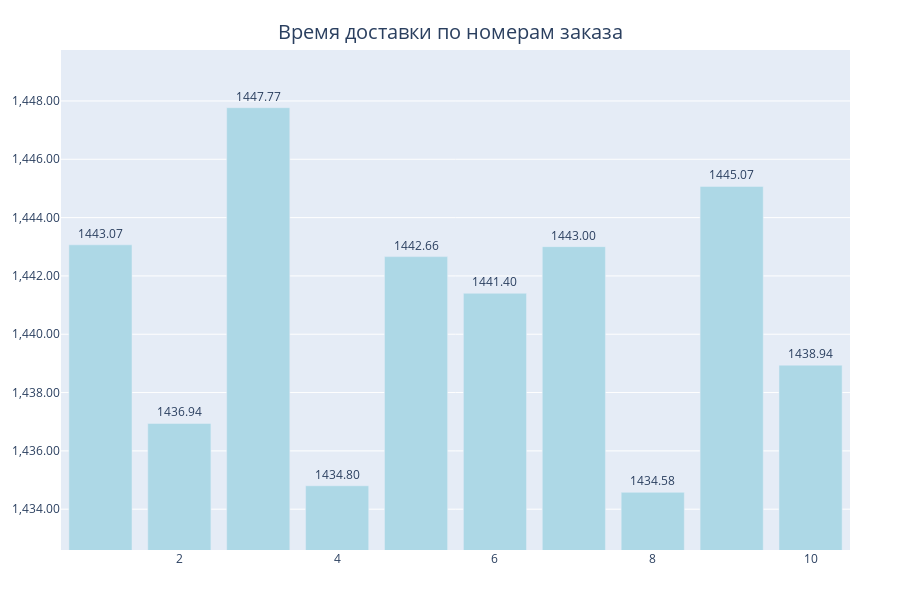

This figure's notebook cell:
### Code cell
fig = go.Figure(data=[
    go.Bar(
        x=categories, 
        y=values,
        text=values,
        textposition='outside',  # значения вне столбцов
        texttemplate='%{text:.2f}',  # формат чисел
        marker_color='lightblue',
    )
])

# Точная настройка масштаба
y_range_min = min(values) - (max(values) - min(values)) * 0.15
y_range_max = max(values) + (max(values) - min(values)) * 0.15

fig.update_layout(
    height=600,
    yaxis=dict(
        range=[y_range_min, y_range_max],
        tickformat=',.2f' 
    ),
    title={
        'text': 'Время доставки по номерам заказа',
        'x': 0.5,  # центрирование
        'xanchor': 'center',
        'yanchor': 'top',
        'font': {'size': 20}
    },
    margin=dict(t=50, b=50, l=50, r=50) 
)

fig.show()

### Figure 1 — Plotly figure (JSON) as saved in the notebook; plotly's stock layout.template omitted (floating-point values rounded to 4 significant figures)
{"data": [{"marker": {"color": "lightblue"}, "text": [1443.0, 1437.0, 1448.0, 1435.0, 1443.0, 1441.0, 1443.0, 1435.0, 1445.0, 1439.0], "textposition": "outside", "texttemplate": "%{text:.2f}", "type": "bar", "x": [1, 2, 3, 4, 5, 6, 7, 8, 9, 10], "y": [1443.0, 1437.0, 1448.0, 1435.0, 1443.0, 1441.0, 1443.0, 1435.0, 1445.0, 1439.0]}], "layout": {"height": 600, "margin": {"b": 50, "l": 50, "r": 50, "t": 50}, "title": {"font": {"size": 20}, "text": "Время доставки по номерам заказа", "x": 0.5, "xanchor": "center", "yanchor": "top"}, "yaxis": {"range": [1433.0, 1450.0], "tickformat": ",.2f"}}}
